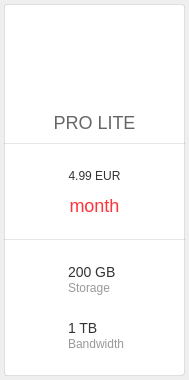
<?xml version="1.0" encoding="UTF-8"?>
<ui version="4.0">
 <class>PlanWidget</class>
 <widget class="QWidget" name="PlanWidget">
  <property name="geometry">
   <rect>
    <x>0</x>
    <y>0</y>
    <width>189</width>
    <height>380</height>
   </rect>
  </property>
  <property name="minimumSize">
   <size>
    <width>189</width>
    <height>380</height>
   </size>
  </property>
  <property name="maximumSize">
   <size>
    <width>189</width>
    <height>380</height>
   </size>
  </property>
  <property name="windowTitle">
   <string/>
  </property>
  <property name="styleSheet">
   <string notr="true">#wContainer
{
  border-radius: 3px;
  border: 1px solid;
  border-color: rgba(0, 0, 0, 0.1);
  background-color: #ffffff;

}
#wPrice
{
  background-color: qlineargradient(x1: 0, y1: 0, x2: 0, y2: 1,
                                      stop: 0 rgba(249,249,249,0.3), stop: 1 rgba(238,238,238,0.3));
 border-top: 1px solid;
 border-top-color: rgba(0, 0, 0, 0.1);
 border-bottom: 1px solid;
 border-bottom-color: rgba(0, 0, 0, 0.1);
}

QPushButton
{
  border: none;
}

#lTip
{
  font-family: HelveticaNeue;
  font-size: 13px;
  color: #fe2229;	
}

#lProPlan
{
  font-family: HelveticaNeue;
  font-size: 18px;
  color: #666666;
}

#lPeriod
{
  font-family: HelveticaNeue;
  font-size: 18px;
  color: #ff333a;
}

#lPrice
{
  font-family: HelveticaNeue;
  color: #333333;
}

#lStorageInfo, #lBandWidthInfo
{
  font-family: HelveticaNeue;
  font-size: 14px;
  color: #333333;
}
#lStorage, #lBandWidth
{
  font-family: HelveticaNeue;
  font-size: 12px;
  letter-spacing: 0px;
  color: #999999; 
}

</string>
  </property>
  <layout class="QHBoxLayout" name="horizontalLayout_4">
   <property name="spacing">
    <number>0</number>
   </property>
   <property name="leftMargin">
    <number>0</number>
   </property>
   <property name="topMargin">
    <number>0</number>
   </property>
   <property name="rightMargin">
    <number>0</number>
   </property>
   <property name="bottomMargin">
    <number>0</number>
   </property>
   <item>
    <widget class="QWidget" name="wContainer" native="true">
     <property name="minimumSize">
      <size>
       <width>181</width>
       <height>372</height>
      </size>
     </property>
     <property name="maximumSize">
      <size>
       <width>181</width>
       <height>372</height>
      </size>
     </property>
     <property name="styleSheet">
      <string notr="true"/>
     </property>
     <layout class="QVBoxLayout" name="verticalLayout_6">
      <property name="spacing">
       <number>0</number>
      </property>
      <property name="leftMargin">
       <number>0</number>
      </property>
      <property name="topMargin">
       <number>9</number>
      </property>
      <property name="rightMargin">
       <number>0</number>
      </property>
      <property name="bottomMargin">
       <number>0</number>
      </property>
      <item>
       <widget class="QWidget" name="wCrest" native="true">
        <layout class="QVBoxLayout" name="verticalLayout_5">
         <property name="spacing">
          <number>0</number>
         </property>
         <property name="leftMargin">
          <number>0</number>
         </property>
         <property name="topMargin">
          <number>0</number>
         </property>
         <property name="rightMargin">
          <number>0</number>
         </property>
         <property name="bottomMargin">
          <number>0</number>
         </property>
         <item>
          <widget class="QLabel" name="lTip">
           <property name="enabled">
            <bool>true</bool>
           </property>
           <property name="minimumSize">
            <size>
             <width>0</width>
             <height>18</height>
            </size>
           </property>
           <property name="maximumSize">
            <size>
             <width>16777215</width>
             <height>18</height>
            </size>
           </property>
           <property name="text">
            <string/>
           </property>
           <property name="alignment">
            <set>Qt::AlignCenter</set>
           </property>
          </widget>
         </item>
         <item>
          <layout class="QHBoxLayout" name="horizontalLayout_3">
           <property name="topMargin">
            <number>5</number>
           </property>
           <item>
            <spacer name="horizontalSpacer">
             <property name="orientation">
              <enum>Qt::Horizontal</enum>
             </property>
             <property name="sizeHint" stdset="0">
              <size>
               <width>13</width>
               <height>17</height>
              </size>
             </property>
            </spacer>
           </item>
           <item>
            <widget class="QPushButton" name="bcrest">
             <property name="minimumSize">
              <size>
               <width>64</width>
               <height>64</height>
              </size>
             </property>
             <property name="maximumSize">
              <size>
               <width>64</width>
               <height>64</height>
              </size>
             </property>
             <property name="layoutDirection">
              <enum>Qt::LeftToRight</enum>
             </property>
             <property name="text">
              <string/>
             </property>
             <property name="icon">
              <iconset resource="../Resources_linux.qrc">
               <normaloff>:/images/proicrest.png</normaloff>:/images/proicrest.png</iconset>
             </property>
             <property name="iconSize">
              <size>
               <width>58</width>
               <height>58</height>
              </size>
             </property>
            </widget>
           </item>
           <item>
            <spacer name="horizontalSpacer_2">
             <property name="orientation">
              <enum>Qt::Horizontal</enum>
             </property>
             <property name="sizeHint" stdset="0">
              <size>
               <width>13</width>
               <height>17</height>
              </size>
             </property>
            </spacer>
           </item>
          </layout>
         </item>
        </layout>
       </widget>
      </item>
      <item>
       <widget class="QLabel" name="lProPlan">
        <property name="minimumSize">
         <size>
          <width>0</width>
          <height>41</height>
         </size>
        </property>
        <property name="maximumSize">
         <size>
          <width>16777215</width>
          <height>41</height>
         </size>
        </property>
        <property name="styleSheet">
         <string notr="true">margin-top: -10px;</string>
        </property>
        <property name="text">
         <string notr="true">PRO LITE</string>
        </property>
        <property name="alignment">
         <set>Qt::AlignCenter</set>
        </property>
       </widget>
      </item>
      <item>
       <widget class="QWidget" name="wPrice" native="true">
        <property name="minimumSize">
         <size>
          <width>0</width>
          <height>97</height>
         </size>
        </property>
        <property name="maximumSize">
         <size>
          <width>16777215</width>
          <height>97</height>
         </size>
        </property>
        <layout class="QVBoxLayout" name="verticalLayout_4">
         <property name="spacing">
          <number>0</number>
         </property>
         <property name="leftMargin">
          <number>0</number>
         </property>
         <property name="topMargin">
          <number>8</number>
         </property>
         <property name="rightMargin">
          <number>0</number>
         </property>
         <property name="bottomMargin">
          <number>22</number>
         </property>
         <item>
          <widget class="QLabel" name="lPrice">
           <property name="minimumSize">
            <size>
             <width>0</width>
             <height>50</height>
            </size>
           </property>
           <property name="maximumSize">
            <size>
             <width>16777215</width>
             <height>60</height>
            </size>
           </property>
           <property name="styleSheet">
            <string notr="true"/>
           </property>
           <property name="text">
            <string notr="true">4.99 EUR</string>
           </property>
           <property name="textFormat">
            <enum>Qt::RichText</enum>
           </property>
           <property name="alignment">
            <set>Qt::AlignCenter</set>
           </property>
          </widget>
         </item>
         <item>
          <widget class="QLabel" name="lPeriod">
           <property name="minimumSize">
            <size>
             <width>0</width>
             <height>25</height>
            </size>
           </property>
           <property name="maximumSize">
            <size>
             <width>16777215</width>
             <height>25</height>
            </size>
           </property>
           <property name="text">
            <string>month</string>
           </property>
           <property name="alignment">
            <set>Qt::AlignCenter</set>
           </property>
          </widget>
         </item>
        </layout>
       </widget>
      </item>
      <item>
       <widget class="QWidget" name="wPlanInfo" native="true">
        <property name="minimumSize">
         <size>
          <width>0</width>
          <height>136</height>
         </size>
        </property>
        <property name="maximumSize">
         <size>
          <width>16777215</width>
          <height>136</height>
         </size>
        </property>
        <layout class="QVBoxLayout" name="verticalLayout_3">
         <property name="spacing">
          <number>0</number>
         </property>
         <property name="leftMargin">
          <number>0</number>
         </property>
         <property name="topMargin">
          <number>0</number>
         </property>
         <property name="rightMargin">
          <number>0</number>
         </property>
         <property name="bottomMargin">
          <number>0</number>
         </property>
         <item>
          <layout class="QHBoxLayout" name="horizontalLayout">
           <property name="spacing">
            <number>17</number>
           </property>
           <property name="leftMargin">
            <number>15</number>
           </property>
           <item>
            <widget class="QPushButton" name="bStorage">
             <property name="minimumSize">
              <size>
               <width>32</width>
               <height>32</height>
              </size>
             </property>
             <property name="maximumSize">
              <size>
               <width>32</width>
               <height>32</height>
              </size>
             </property>
             <property name="text">
              <string/>
             </property>
             <property name="icon">
              <iconset resource="../Resources_linux.qrc">
               <normaloff>:/images/storage.png</normaloff>:/images/storage.png</iconset>
             </property>
             <property name="iconSize">
              <size>
               <width>32</width>
               <height>32</height>
              </size>
             </property>
            </widget>
           </item>
           <item>
            <widget class="QWidget" name="widget_3" native="true">
             <property name="minimumSize">
              <size>
               <width>0</width>
               <height>32</height>
              </size>
             </property>
             <property name="maximumSize">
              <size>
               <width>16777215</width>
               <height>32</height>
              </size>
             </property>
             <layout class="QVBoxLayout" name="verticalLayout">
              <property name="spacing">
               <number>0</number>
              </property>
              <property name="leftMargin">
               <number>0</number>
              </property>
              <property name="topMargin">
               <number>0</number>
              </property>
              <property name="rightMargin">
               <number>0</number>
              </property>
              <property name="bottomMargin">
               <number>0</number>
              </property>
              <item>
               <widget class="QLabel" name="lStorageInfo">
                <property name="text">
                 <string notr="true">200 GB</string>
                </property>
               </widget>
              </item>
              <item>
               <widget class="QLabel" name="lStorage">
                <property name="text">
                 <string>Storage</string>
                </property>
               </widget>
              </item>
             </layout>
            </widget>
           </item>
          </layout>
         </item>
         <item>
          <layout class="QHBoxLayout" name="horizontalLayout_2">
           <property name="spacing">
            <number>17</number>
           </property>
           <property name="leftMargin">
            <number>15</number>
           </property>
           <item>
            <widget class="QPushButton" name="bBandwidth">
             <property name="minimumSize">
              <size>
               <width>32</width>
               <height>32</height>
              </size>
             </property>
             <property name="maximumSize">
              <size>
               <width>32</width>
               <height>32</height>
              </size>
             </property>
             <property name="text">
              <string/>
             </property>
             <property name="icon">
              <iconset resource="../Resources_linux.qrc">
               <normaloff>:/images/bwupgrade.png</normaloff>:/images/bwupgrade.png</iconset>
             </property>
             <property name="iconSize">
              <size>
               <width>32</width>
               <height>32</height>
              </size>
             </property>
            </widget>
           </item>
           <item>
            <widget class="QWidget" name="widget_4" native="true">
             <property name="minimumSize">
              <size>
               <width>0</width>
               <height>32</height>
              </size>
             </property>
             <property name="maximumSize">
              <size>
               <width>16777215</width>
               <height>32</height>
              </size>
             </property>
             <layout class="QVBoxLayout" name="verticalLayout_2">
              <property name="spacing">
               <number>0</number>
              </property>
              <property name="leftMargin">
               <number>0</number>
              </property>
              <property name="topMargin">
               <number>0</number>
              </property>
              <property name="rightMargin">
               <number>0</number>
              </property>
              <property name="bottomMargin">
               <number>0</number>
              </property>
              <item>
               <widget class="QLabel" name="lBandWidthInfo">
                <property name="text">
                 <string notr="true">1 TB</string>
                </property>
               </widget>
              </item>
              <item>
               <widget class="QLabel" name="lBandWidth">
                <property name="text">
                 <string>Bandwidth</string>
                </property>
               </widget>
              </item>
             </layout>
            </widget>
           </item>
          </layout>
         </item>
        </layout>
       </widget>
      </item>
     </layout>
    </widget>
   </item>
  </layout>
 </widget>
 <resources>
  <include location="../Resources_linux.qrc"/>
 </resources>
 <connections/>
</ui>
